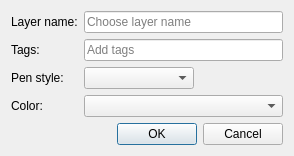
<?xml version="1.0" encoding="UTF-8"?>
<ui version="4.0">
 <class>DialogGroup</class>
 <widget class="QDialog" name="DialogGroup">
  <property name="geometry">
   <rect>
    <x>0</x>
    <y>0</y>
    <width>294</width>
    <height>107</height>
   </rect>
  </property>
  <property name="windowTitle">
   <string>Layer</string>
  </property>
  <property name="windowIcon">
   <iconset resource="../../../vmisc/share/resources/icon.qrc">
    <normaloff>:/icon/64x64/icon64x64.png</normaloff>:/icon/64x64/icon64x64.png</iconset>
  </property>
  <layout class="QVBoxLayout" name="verticalLayout">
   <item>
    <layout class="QGridLayout" name="gridLayout">
     <item row="0" column="0">
      <widget class="QLabel" name="label">
       <property name="text">
        <string>Layer name:</string>
       </property>
      </widget>
     </item>
     <item row="0" column="1">
      <widget class="QLineEdit" name="lineEditName">
       <property name="toolTip">
        <string/>
       </property>
       <property name="placeholderText">
        <string>Choose layer name</string>
       </property>
      </widget>
     </item>
     <item row="1" column="0">
      <widget class="QLabel" name="label_2">
       <property name="text">
        <string>Tags:</string>
       </property>
      </widget>
     </item>
     <item row="1" column="1">
      <widget class="VCompleterLineEdit" name="lineEditTags">
       <property name="toolTip">
        <string>Separate each tag with comma.</string>
       </property>
       <property name="placeholderText">
        <string>Add tags</string>
       </property>
      </widget>
     </item>
     <item row="2" column="0">
      <widget class="QLabel" name="labelPenStyle">
       <property name="text">
        <string>Pen style:</string>
       </property>
      </widget>
     </item>
     <item row="2" column="1">
      <widget class="QComboBox" name="comboBoxPenStyle">
       <property name="minimumSize">
        <size>
         <width>80</width>
         <height>0</height>
        </size>
       </property>
       <property name="maximumSize">
        <size>
         <width>110</width>
         <height>16777215</height>
        </size>
       </property>
       <property name="sizeAdjustPolicy">
        <enum>QComboBox::SizeAdjustPolicy::AdjustToContents</enum>
       </property>
       <property name="iconSize">
        <size>
         <width>80</width>
         <height>14</height>
        </size>
       </property>
      </widget>
     </item>
     <item row="3" column="0">
      <widget class="QLabel" name="labelColor">
       <property name="text">
        <string>Color:</string>
       </property>
      </widget>
     </item>
     <item row="3" column="1">
      <widget class="QComboBox" name="comboBoxColor">
       <property name="minimumSize">
        <size>
         <width>80</width>
         <height>0</height>
        </size>
       </property>
       <property name="sizeAdjustPolicy">
        <enum>QComboBox::SizeAdjustPolicy::AdjustToContents</enum>
       </property>
       <property name="iconSize">
        <size>
         <width>20</width>
         <height>20</height>
        </size>
       </property>
      </widget>
     </item>
    </layout>
   </item>
   <item>
    <widget class="QDialogButtonBox" name="buttonBox">
     <property name="orientation">
      <enum>Qt::Horizontal</enum>
     </property>
     <property name="standardButtons">
      <set>QDialogButtonBox::Cancel|QDialogButtonBox::Ok</set>
     </property>
    </widget>
   </item>
  </layout>
 </widget>
 <customwidgets>
  <customwidget>
   <class>VCompleterLineEdit</class>
   <extends>QLineEdit</extends>
   <header>../vwidgets/vlineedit.h</header>
  </customwidget>
 </customwidgets>
 <resources>
  <include location="../../../vmisc/share/resources/icon.qrc"/>
 </resources>
 <connections>
  <connection>
   <sender>buttonBox</sender>
   <signal>accepted()</signal>
   <receiver>DialogGroup</receiver>
   <slot>accept()</slot>
   <hints>
    <hint type="sourcelabel">
     <x>248</x>
     <y>254</y>
    </hint>
    <hint type="destinationlabel">
     <x>157</x>
     <y>274</y>
    </hint>
   </hints>
  </connection>
  <connection>
   <sender>buttonBox</sender>
   <signal>rejected()</signal>
   <receiver>DialogGroup</receiver>
   <slot>reject()</slot>
   <hints>
    <hint type="sourcelabel">
     <x>316</x>
     <y>260</y>
    </hint>
    <hint type="destinationlabel">
     <x>286</x>
     <y>274</y>
    </hint>
   </hints>
  </connection>
 </connections>
</ui>
